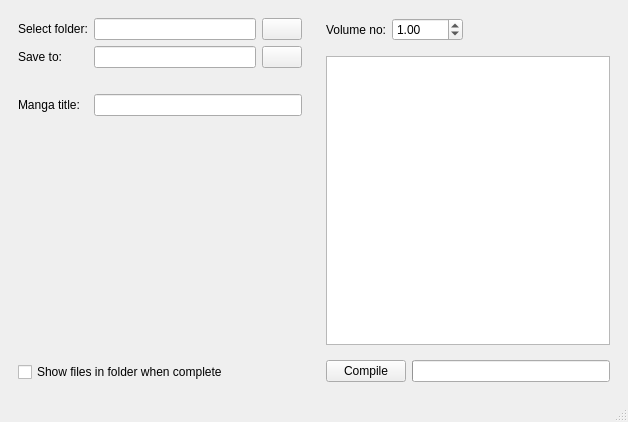
<?xml version="1.0" encoding="UTF-8"?>
<ui version="4.0">
 <class>MainWindow</class>
 <widget class="QMainWindow" name="MainWindow">
  <property name="geometry">
   <rect>
    <x>0</x>
    <y>0</y>
    <width>628</width>
    <height>422</height>
   </rect>
  </property>
  <property name="contextMenuPolicy">
   <enum>Qt::DefaultContextMenu</enum>
  </property>
  <property name="windowTitle">
   <string>Volumize</string>
  </property>
  <widget class="QWidget" name="centralwidget">
   <layout class="QHBoxLayout" name="horizontalLayout_3">
    <item>
     <widget class="QWidget" name="widget_4" native="true">
      <layout class="QVBoxLayout" name="verticalLayout_2">
       <item>
        <layout class="QGridLayout" name="gridLayout">
         <item row="1" column="1">
          <widget class="QLineEdit" name="lineEdit_outputFolder">
           <property name="toolTip">
            <string>&lt;html&gt;&lt;head/&gt;&lt;body&gt;&lt;p&gt;Full path to where you'd like to store the CBZ archives&lt;/p&gt;&lt;/body&gt;&lt;/html&gt;</string>
           </property>
          </widget>
         </item>
         <item row="3" column="1" colspan="2">
          <widget class="QLineEdit" name="lineEdit_mangaTitle">
           <property name="toolTip">
            <string>&lt;html&gt;&lt;head/&gt;&lt;body&gt;&lt;p&gt;Manga title, used to name the CBZ archives&lt;/p&gt;&lt;/body&gt;&lt;/html&gt;</string>
           </property>
          </widget>
         </item>
         <item row="0" column="0">
          <widget class="QLabel" name="label_inputFolder">
           <property name="text">
            <string>Select folder:</string>
           </property>
          </widget>
         </item>
         <item row="0" column="1">
          <widget class="QLineEdit" name="lineEdit_inputFolder">
           <property name="toolTip">
            <string>&lt;html&gt;&lt;head/&gt;&lt;body&gt;&lt;p&gt;Full path to the folder containing manga&lt;/p&gt;&lt;/body&gt;&lt;/html&gt;</string>
           </property>
          </widget>
         </item>
         <item row="3" column="0">
          <widget class="QLabel" name="label_mangaTitle">
           <property name="text">
            <string>Manga title:</string>
           </property>
          </widget>
         </item>
         <item row="2" column="1">
          <spacer name="horizontalSpacer_2">
           <property name="orientation">
            <enum>Qt::Horizontal</enum>
           </property>
           <property name="sizeType">
            <enum>QSizePolicy::MinimumExpanding</enum>
           </property>
           <property name="sizeHint" stdset="0">
            <size>
             <width>40</width>
             <height>20</height>
            </size>
           </property>
          </spacer>
         </item>
         <item row="1" column="2">
          <widget class="QPushButton" name="pushButton_outputFolder">
           <property name="toolTip">
            <string>&lt;html&gt;&lt;head/&gt;&lt;body&gt;&lt;p&gt;Select a folder to store the CBZ archives&lt;/p&gt;&lt;/body&gt;&lt;/html&gt;</string>
           </property>
           <property name="text">
            <string/>
           </property>
           <property name="icon">
            <iconset resource="../resources/resources.qrc">
             <normaloff>:/icons/folder-open.png</normaloff>:/icons/folder-open.png</iconset>
           </property>
          </widget>
         </item>
         <item row="1" column="0">
          <widget class="QLabel" name="label_outputFolder">
           <property name="text">
            <string>Save to:</string>
           </property>
          </widget>
         </item>
         <item row="0" column="2">
          <widget class="QPushButton" name="pushButton_inputFolder">
           <property name="toolTip">
            <string>&lt;html&gt;&lt;head/&gt;&lt;body&gt;&lt;p&gt;Select a folder containing the manga to archive&lt;/p&gt;&lt;/body&gt;&lt;/html&gt;</string>
           </property>
           <property name="text">
            <string/>
           </property>
           <property name="icon">
            <iconset resource="../resources/resources.qrc">
             <normaloff>:/icons/folder-plus.png</normaloff>:/icons/folder-plus.png</iconset>
           </property>
          </widget>
         </item>
        </layout>
       </item>
       <item>
        <spacer name="verticalSpacer">
         <property name="orientation">
          <enum>Qt::Vertical</enum>
         </property>
         <property name="sizeHint" stdset="0">
          <size>
           <width>20</width>
           <height>40</height>
          </size>
         </property>
        </spacer>
       </item>
       <item>
        <widget class="QCheckBox" name="checkBox_showFiles">
         <property name="toolTip">
          <string>&lt;html&gt;&lt;head/&gt;&lt;body&gt;&lt;p&gt;Opens the file location after archiving&lt;/p&gt;&lt;/body&gt;&lt;/html&gt;</string>
         </property>
         <property name="text">
          <string>Show files in folder when complete</string>
         </property>
        </widget>
       </item>
      </layout>
     </widget>
    </item>
    <item>
     <widget class="QWidget" name="widget" native="true">
      <layout class="QVBoxLayout" name="verticalLayout">
       <item>
        <widget class="QWidget" name="widget_2" native="true">
         <layout class="QHBoxLayout" name="horizontalLayout_2">
          <property name="leftMargin">
           <number>0</number>
          </property>
          <property name="topMargin">
           <number>0</number>
          </property>
          <property name="rightMargin">
           <number>0</number>
          </property>
          <item>
           <widget class="QLabel" name="label_volumeNo">
            <property name="toolTip">
             <string>&lt;html&gt;&lt;head/&gt;&lt;body&gt;&lt;p&gt;Volume number for current selection&lt;/p&gt;&lt;/body&gt;&lt;/html&gt;</string>
            </property>
            <property name="text">
             <string>Volume no:</string>
            </property>
           </widget>
          </item>
          <item>
           <widget class="QDoubleSpinBox" name="doubleSpinBox_volumeNo">
            <property name="toolTip">
             <string>&lt;html&gt;&lt;head/&gt;&lt;body&gt;&lt;p&gt;Volume number for current selection&lt;/p&gt;&lt;/body&gt;&lt;/html&gt;</string>
            </property>
            <property name="maximum">
             <double>1000.000000000000000</double>
            </property>
            <property name="value">
             <double>1.000000000000000</double>
            </property>
           </widget>
          </item>
          <item>
           <spacer name="horizontalSpacer">
            <property name="orientation">
             <enum>Qt::Horizontal</enum>
            </property>
            <property name="sizeType">
             <enum>QSizePolicy::Expanding</enum>
            </property>
            <property name="sizeHint" stdset="0">
             <size>
              <width>116</width>
              <height>20</height>
             </size>
            </property>
           </spacer>
          </item>
         </layout>
        </widget>
       </item>
       <item>
        <widget class="QListView" name="listView_chapters">
         <property name="selectionMode">
          <enum>QAbstractItemView::ExtendedSelection</enum>
         </property>
        </widget>
       </item>
       <item>
        <widget class="QWidget" name="widget_3" native="true">
         <layout class="QHBoxLayout" name="horizontalLayout">
          <property name="leftMargin">
           <number>0</number>
          </property>
          <property name="rightMargin">
           <number>0</number>
          </property>
          <property name="bottomMargin">
           <number>0</number>
          </property>
          <item>
           <widget class="QPushButton" name="pushButton_compile">
            <property name="toolTip">
             <string>&lt;html&gt;&lt;head/&gt;&lt;body&gt;&lt;p&gt;Archive the selected chapters&lt;/p&gt;&lt;/body&gt;&lt;/html&gt;</string>
            </property>
            <property name="text">
             <string>Compile</string>
            </property>
           </widget>
          </item>
          <item>
           <widget class="QProgressBar" name="progressBar">
            <property name="value">
             <number>0</number>
            </property>
            <property name="textVisible">
             <bool>false</bool>
            </property>
           </widget>
          </item>
         </layout>
        </widget>
       </item>
      </layout>
     </widget>
    </item>
   </layout>
  </widget>
  <widget class="QStatusBar" name="statusBar"/>
 </widget>
 <resources>
  <include location="../resources/resources.qrc"/>
 </resources>
 <connections/>
</ui>
